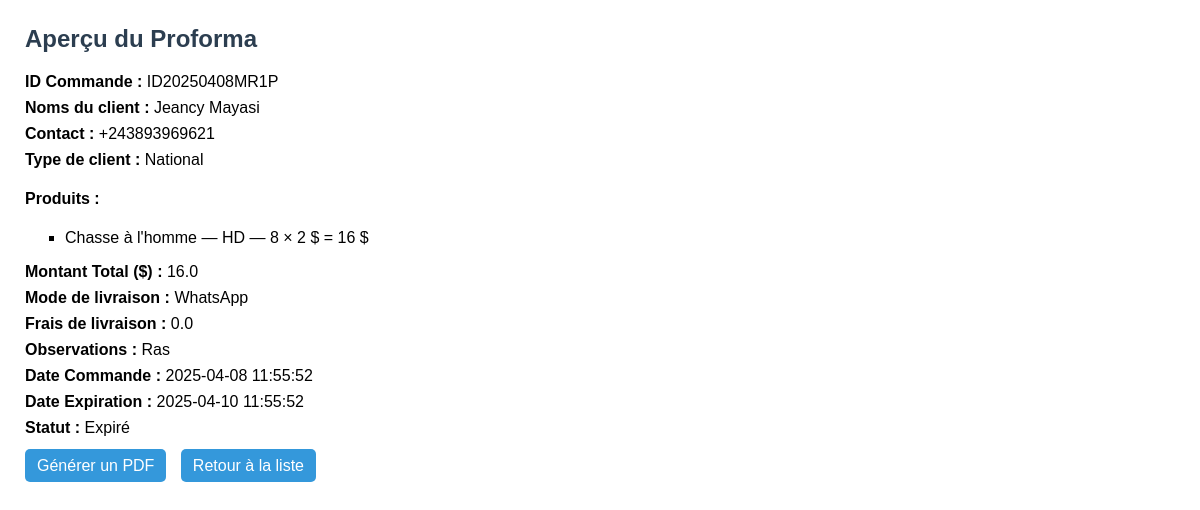
The page /commandes/view/5 on the database as committed earlier.
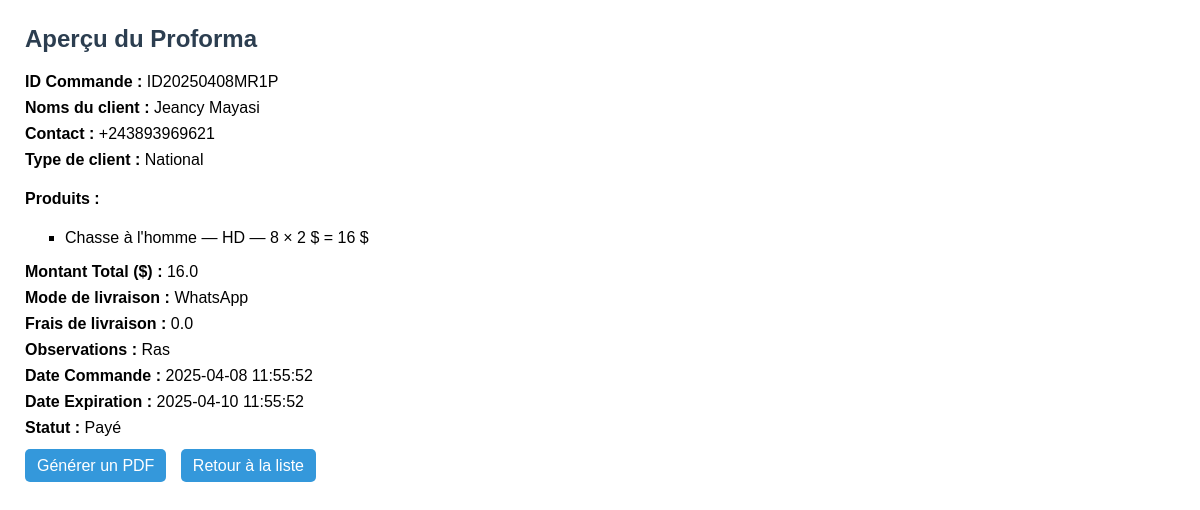
The same page on the database as committed later.
### tables this page shows
CREATE TABLE proformas (
            id INTEGER PRIMARY KEY AUTOINCREMENT,
            nom_client TEXT,
            contact TEXT,
            type_client TEXT,
            produits TEXT,
            montant_total REAL,
            mode_livraison TEXT,
            frais_livraison REAL,
            observations TEXT,
            date_commande TEXT,
            date_generation TEXT,
            date_expiration TEXT,
            statut TEXT,
            chemin_fichier TEXT
        , id_commande TEXT);

### routes/commandes_routes.py (the view)
@commandes_bp.route("/view/<int:proforma_id>")
def view_proforma(proforma_id):
    conn = sqlite3.connect(DB_NAME)
    conn.row_factory = sqlite3.Row
    c = conn.cursor()
    c.execute("SELECT * FROM proformas WHERE id=?", (proforma_id,))
    proforma = c.fetchone()
    conn.close()
    if not proforma:
        return "Commande non trouvée", 404
    try:
        produits = json.loads(proforma["produits"])
    except:
        produits = []
    return render_template("proforma_view.html", proforma=proforma, produits=produits)

### templates/proforma_view.html (shortened to what this page needs)
<!DOCTYPE html>
<html lang="fr">
<head>
</head>
<body>
    <h2>Aperçu du Proforma</h2>
    <p><strong>ID Commande :</strong> {{ proforma["id_commande"] }}</p>
    <p><strong>Noms du client :</strong> {{ proforma["nom_client"] }}</p>
    <p><strong>Contact :</strong> {{ proforma["contact"] }}</p>
    <p><strong>Type de client :</strong> {{ proforma["type_client"] }}</p>
    <h4>Produits :</h4>
    <ul>
      {% for produit in produits %}
        <li>{{ produit["titre"] }} — {{ produit["qualite"] }} — {{ produit["quantite"] }} × {{ produit["prix"] }} $ = {{ produit["total"] }} $</li>
      {% endfor %}
    </ul>
    <p><strong>Montant Total ($) :</strong> {{ proforma["montant_total"] }}</p>
    <p><strong>Mode de livraison :</strong> {{ proforma["mode_livraison"] }}</p>
    <p><strong>Frais de livraison :</strong> {{ proforma["frais_livraison"] }}</p>
    <p><strong>Observations :</strong> {{ proforma["observations"] }}</p>
    <p><strong>Date Commande :</strong> {{ proforma["date_commande"] }}</p>
    <p><strong>Date Expiration :</strong> {{ proforma["date_expiration"] }}</p>
    <p><strong>Statut :</strong> {{ proforma["statut"] }}</p>
    <div class="btn">
        <a href="{{ url_for('commandes.generer_pdf', proforma_id=proforma['id']) }}">Générer un PDF</a>
        <a href="{{ url_for('commandes.liste_commandes') }}">Retour à la liste</a>
    </div>
</body>
</html>

Rows that differ between the two databases and show on the page:
changed proformas "ID20250408MR1P": statut "Expiré" → "Payé"
